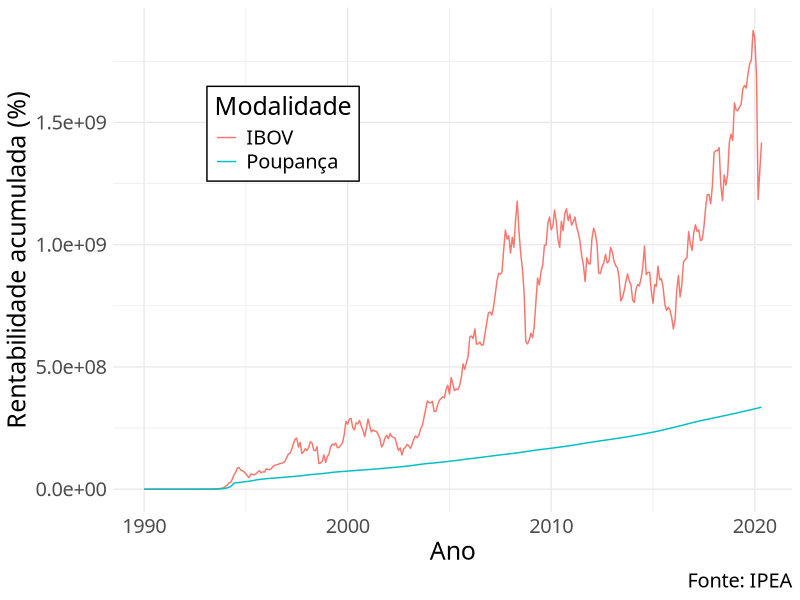

The R script that drew this image:
library(tidyverse)

dados <- read_csv2("data/ibov-poupanca.csv") %>%
  select(-c(2, 3)) %>%
  separate(col = 1, into = c("ano",  "mes"), sep = 4) %>%
  mutate(data = paste(ano, mes, "01", sep = "/") %>% as.Date()) %>%
  select(-c(1, 2)) %>%
  mutate(IBOVamAcc = 100 * IBOVamAcc,
         POUPamAcc = 100 * POUPamAcc) %>%
  rename(IBOV = IBOVamAcc,
         Poupança = POUPamAcc) %>%
  pivot_longer(cols = c(1, 2), names_to = "tipo", values_to = "acum")

ggplot(dados, aes(x = data, y = acum, color = tipo)) +
  geom_line() +
  labs(x = "Ano",
       y = "Rentabilidade acumulada (%)",
       caption = "Fonte: IPEA",
       color = "Modalidade") +
  theme_minimal() +
  theme(text = element_text(family = "CMU Serif", size = 18),
        legend.position = c(0.25, 0.75),
        legend.background = element_rect(fill = "white",
                                         linetype = "solid"))